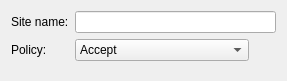
<?xml version="1.0" encoding="UTF-8"?>
<ui version="4.0">
 <class>KCookiesPolicySelectionDlgUI</class>
 <widget class="QWidget" name="KCookiesPolicySelectionDlgUI">
  <property name="geometry">
   <rect>
    <x>0</x>
    <y>0</y>
    <width>287</width>
    <height>81</height>
   </rect>
  </property>
  <layout class="QFormLayout" name="formLayout">
   <property name="fieldGrowthPolicy">
    <enum>QFormLayout::ExpandingFieldsGrow</enum>
   </property>
   <item row="0" column="0">
    <widget class="QLabel" name="lbDomain">
     <property name="whatsThis">
      <string>&lt;qt&gt;
Enter the host or domain to which this policy applies, e.g. &lt;b&gt;www.kde.org&lt;/b&gt; or &lt;b&gt;.kde.org&lt;/b&gt;.
&lt;/qt&gt;</string>
     </property>
     <property name="text">
      <string>Site name:</string>
     </property>
     <property name="wordWrap">
      <bool>false</bool>
     </property>
     <property name="buddy">
      <cstring>leDomain</cstring>
     </property>
    </widget>
   </item>
   <item row="0" column="1">
    <widget class="KLineEdit" name="leDomain">
     <property name="whatsThis">
      <string>Enter the host or domain name, e.g. .kde.org, this policy applies to.</string>
     </property>
    </widget>
   </item>
   <item row="1" column="0">
    <widget class="QLabel" name="lbPolicy">
     <property name="whatsThis">
      <string>&lt;qt&gt;
Select the desired policy:
&lt;ul&gt;
&lt;li&gt;&lt;b&gt;Accept&lt;/b&gt; - Allows this site to set cookies&lt;/li&gt;
&lt;li&gt;&lt;b&gt;Accept until end of session&lt;/b&gt; - Allows this site to set cookies but they will expire at the end of the session.&lt;/li&gt;
&lt;li&gt;&lt;b&gt;Reject&lt;/b&gt; - Refuse all cookies sent from this site&lt;/li&gt;
&lt;li&gt;&lt;b&gt;Ask&lt;/b&gt; - Prompt when cookies are received from this site&lt;/li&gt;
&lt;/ul&gt;
&lt;/qt&gt;</string>
     </property>
     <property name="text">
      <string>Policy:</string>
     </property>
     <property name="wordWrap">
      <bool>false</bool>
     </property>
     <property name="buddy">
      <cstring>cbPolicy</cstring>
     </property>
    </widget>
   </item>
   <item row="1" column="1">
    <widget class="KComboBox" name="cbPolicy">
     <property name="whatsThis">
      <string>&lt;qt&gt;
Select the desired policy:
&lt;ul&gt;
&lt;li&gt;&lt;b&gt;Accept&lt;/b&gt; - Allows this site to set cookies&lt;/li&gt;
&lt;li&gt;&lt;b&gt;Accept until end of session&lt;/b&gt; - Allows this site to set cookies but they will expire at the end of the session.&lt;/li&gt;
&lt;li&gt;&lt;b&gt;Reject&lt;/b&gt; - Refuse all cookies sent from this site&lt;/li&gt;
&lt;li&gt;&lt;b&gt;Ask&lt;/b&gt; - Prompt when cookies are received from this site&lt;/li&gt;
&lt;/ul&gt;
&lt;/qt&gt;</string>
     </property>
     <item>
      <property name="text">
       <string>Accept</string>
      </property>
     </item>
     <item>
      <property name="text">
       <string>Accept until end of session</string>
      </property>
     </item>
     <item>
      <property name="text">
       <string>Reject</string>
      </property>
     </item>
     <item>
      <property name="text">
       <string>Ask</string>
      </property>
     </item>
    </widget>
   </item>
  </layout>
 </widget>
 <customwidgets>
  <customwidget>
   <class>KComboBox</class>
   <extends>QComboBox</extends>
   <header>kcombobox.h</header>
  </customwidget>
  <customwidget>
   <class>KLineEdit</class>
   <extends>QLineEdit</extends>
   <header>klineedit.h</header>
  </customwidget>
 </customwidgets>
 <resources/>
 <connections/>
</ui>
